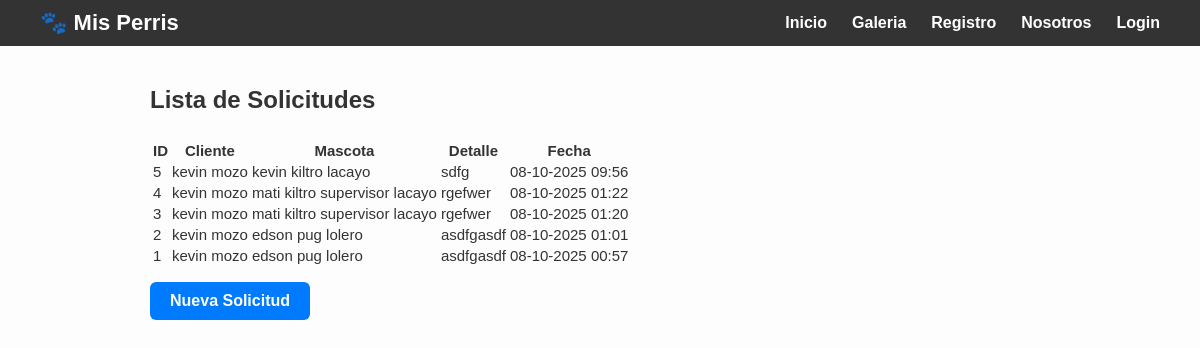
Before: /solicitudes/ with the older database file.
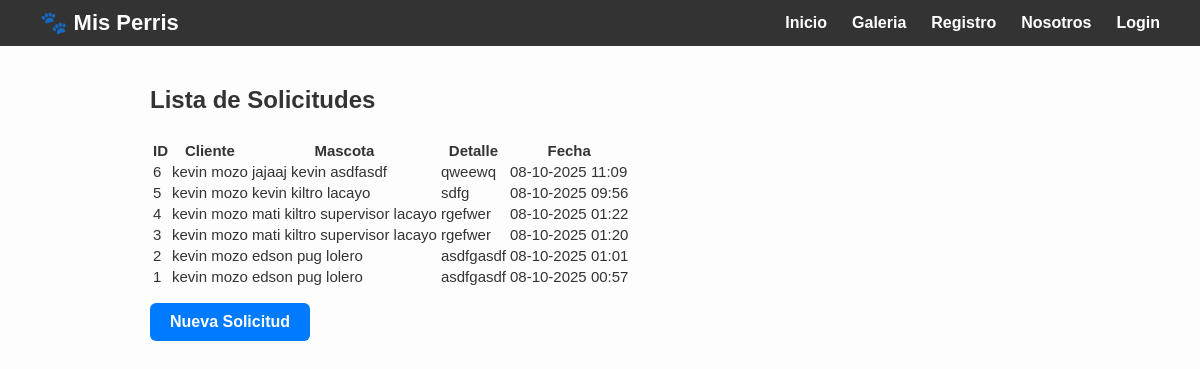
After: the same page with the newer database file.
### mascotas/models.py (models this page shows, shortened)
class Solicitud(models.Model):
    Id = models.AutoField(primary_key=True)
    Run_Cliente = models.ForeignKey(Cliente, on_delete=models.CASCADE)
    Nombre_Mascota = models.ForeignKey(Mascotas, on_delete=models.CASCADE)
    Detalle = models.TextField()
    Fecha = models.DateTimeField(auto_now_add=True)

class Cliente(models.Model):
    Run_Cliente = models.CharField(max_length=10, primary_key=True)
    Nombre_Cliente = models.CharField(max_length=100)
    Apellido = models.CharField(max_length=100)
    Correo = models.TextField()
    Telefono = models.CharField(max_length=12)
    def __str__(self):
        return f"{self.Nombre_Cliente} {self.Apellido}"

class Mascotas(models.Model):
    nombre = models.CharField(max_length=100)
    raza = models.CharField(max_length=100)
    descripcion = models.TextField()
    foto= models.ImageField(upload_to='images/')
    def __str__(self):
        return "{} {} {}".format(self.nombre, self.raza, self.descripcion)
    class Meta():
        db_table = 'mascota'
        verbose_name = 'Mascota'
        verbose_name_plural = 'Mascotas'

### mascotas/views.py (the view)
# urls.py: path('solicitudes/', lista_solicitudes, name='solicitudes'),
def lista_solicitudes(request):
    solicitudes = Solicitud.objects.all().order_by('-Fecha')
    context = {'solicitudes': solicitudes}
    return render(request, 'solicitudes.html', context)

### mascotas/templates/solicitudes.html
{% extends "base.html" %}
{% load static %}
{% block content %}
<div class="container mt-5">
    <h2 class="mb-4 text-center">Lista de Solicitudes</h2>
    {% if solicitudes %}
        <table class="table table-bordered table-striped">
            <thead class="table-dark">
                <tr>
                    <th>ID</th>
                    <th>Cliente</th>
                    <th>Mascota</th>
                    <th>Detalle</th>
                    <th>Fecha</th>
                </tr>
            </thead>
            <tbody>
                {% for s in solicitudes %}
                <tr>
                    <td>{{ s.Id }}</td>
                    <td>{{ s.Run_Cliente }}</td>
                    <td>{{ s.Nombre_Mascota }}</td>
                    <td>{{ s.Detalle }}</td>
                    <td>{{ s.Fecha|date:"d-m-Y H:i" }}</td>
                </tr>
                {% endfor %}
            </tbody>
        </table>
    {% else %}
        <div class="alert alert-warning text-center">No hay solicitudes registradas.</div>
    {% endif %}
    <a href="{% url 'solicitud' %}" class="btn btn-primary mt-3 w-100">Nueva Solicitud</a>
</div>
{% endblock %}

Changed rows visible on the page:
added Solicitud: Id "6", Run_Cliente "kevin mozo", Nombre_Mascota "jajaaj kevin asdfasdf", Detalle "qweewq", Fecha "08-10-2025 11:09"
